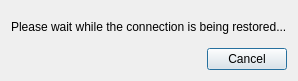
<?xml version="1.0" encoding="UTF-8"?>
<ui version="4.0">
 <class>ReconnectInfoDialog</class>
 <widget class="QDialog" name="ReconnectInfoDialog">
  <property name="windowModality">
   <enum>Qt::ApplicationModal</enum>
  </property>
  <property name="geometry">
   <rect>
    <x>0</x>
    <y>0</y>
    <width>273</width>
    <height>81</height>
   </rect>
  </property>
  <property name="windowTitle">
   <string>Reconnecting...</string>
  </property>
  <property name="modal">
   <bool>true</bool>
  </property>
  <layout class="QVBoxLayout" name="verticalLayout">
   <item>
    <widget class="QLabel" name="label">
     <property name="text">
      <string>Please wait while the connection is being restored...</string>
     </property>
    </widget>
   </item>
   <item>
    <layout class="QGridLayout" name="gridLayout"/>
   </item>
   <item>
    <widget class="QDialogButtonBox" name="buttonBox">
     <property name="standardButtons">
      <set>QDialogButtonBox::Cancel</set>
     </property>
    </widget>
   </item>
  </layout>
 </widget>
 <resources/>
 <connections/>
</ui>
